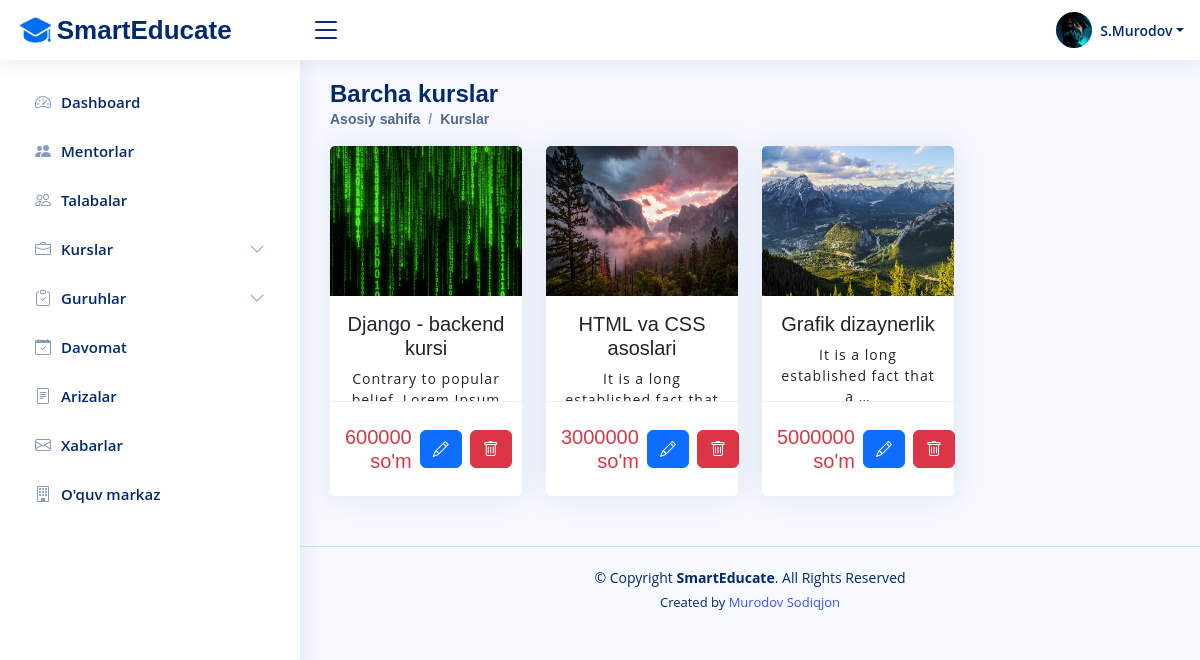
Screenshot of /courses/all (signed in) with the database file from the repository.
### management/models.py (models this page shows, shortened)
class CompanyInfo(models.Model):
    name = models.CharField(max_length=70)
    address = models.CharField(max_length=100)
    phone = models.CharField(max_length=14)
    email = models.EmailField(max_length=255)
    start_day = models.CharField(max_length=4, choices=DAYS_CHOICES, blank=True, null=True)
    end_day = models.CharField(max_length=4, choices=DAYS_CHOICES, blank=True, null=True)
    start_time = models.TimeField()
    end_time = models.TimeField()

class Course(models.Model):
    name = models.CharField(max_length=50, unique=True)
    image = models.ImageField(upload_to='images', blank=True, null=True)
    description = models.TextField()
    price = models.IntegerField()
    created_at = models.DateTimeField(auto_now_add=True)
    updated_at = models.DateTimeField(auto_now=True)

### accounts/models.py (models this page shows, shortened)
class Profile(models.Model):
    user_id = models.OneToOneField(User, on_delete=models.CASCADE)
    first_name = models.CharField(max_length=100)
    last_name = models.CharField(max_length=100)
    role = models.ForeignKey(Group, on_delete=models.PROTECT, default=1)
    email = models.EmailField(max_length=255)
    image = models.ImageField(upload_to='images', blank=True, null=True)
    birthday = models.DateField()
    gender = models.CharField(max_length=5, choices=ATTENDANCE_GENDER_CHOICES)
    phone = models.CharField(max_length=14)
    about = models.TextField(blank=True, null=True)
    facebook_link = models.CharField(max_length=255, blank=True, null=True)
    telegram_link = models.CharField(max_length=255, blank=True, null=True)
    instagram_link = models.CharField(max_length=255, blank=True, null=True)
    twitter_link = models.CharField(max_length=255, blank=True, null=True)

### management/views.py (the view)
# urls.py: path('courses/all', CoursesPageView.as_view(), name='courses_page'),
class CoursesPageView(LoginRequiredMixin, GetData, ListView):
    paginate_by = 8
    model = Course
    template_name = 'management/courses.html'

### management/views.py (called while the page is built)
    def get_profile(self):
        return Profile.objects.get(user_id=self.request.user.id)

    def get_company_info(self):
        return CompanyInfo.objects.get(pk=1)

### templates/management/courses.html (shortened to what this page needs)
{% extends "base.html" %}
{% load static %}
{% block content %}
<div class="pagetitle">
    <h1>Barcha kurslar</h1>
    <nav>
        <ol class="breadcrumb">
            <li class="breadcrumb-item active">Asosiy sahifa</li>
            <li class="breadcrumb-item active">Kurslar</li>
        </ol>
    </nav>
</div>
<section class="section">
    <div class="row">
        {% for course in page_obj %}
        <div class="col-lg-3">
            <div class="card card2" style="position: relative; height: 350px;">
                {% if course.image %}
                <img src="{{ course.image.url }}" class="card-img-top" alt="course-image" height="150px">
                {% else %}
                <img src="{% static 'img/default-course.png' %}" class="card-img-top" alt="course-image" height="150px">
                {% endif %}
                <div class="px-3">
                    <h5 class="mt-3 mt-1 p-0 text-center bold">{{ course.name|capfirst }}</h5>
                    <p style="font-size: 14px; letter-spacing: 1px;" class="text-center">{{ course.description|truncatewords:8 }}</p>
                </div>
                <div style="position: absolute; width: 100%; bottom: 0;">
                    <div class="card-footer d-flex align-items-center justify-content-between">
                        <h5 class="text-end text-danger font-weight-bold mt-2">{{ course.price }} so'm</h5>
                        <div class="d-flex">
                            <a class="btn btn-primary mx-2" href="{% url 'course_edit' pk=course.id %}"><i class="bi bi-pencil"></i></a>
                            <a class="btn btn-danger" href="{% url 'course_delete' pk=course.id %}"><i class="bi bi-trash"></i></a>
                        </div>
                    </div>
                </div>
            </div>
        </div>
        {% endfor %}
    </div>
</section>
{% endblock  %}

### templates/base.html (shortened to what this page needs)
<!DOCTYPE html>
<html lang="uz">
{% load static %}
<head>
    <link href="{% static 'vendor/bootstrap/css/bootstrap.min.css' %}" rel="stylesheet">
    <link href="{% static 'vendor/bootstrap-icons/bootstrap-icons.css' %}" rel="stylesheet">
    <link href="{% static 'vendor/boxicons/css/boxicons.min.css' %}" rel="stylesheet">
    <link href="{% static 'vendor/quill/quill.snow.css' %}" rel="stylesheet">
    <link href="{% static 'vendor/quill/quill.bubble.css' %}" rel="stylesheet">
    <link href="{% static 'vendor/remixicon/remixicon.css' %}" rel="stylesheet">
    <link href="{% static 'vendor/simple-datatables/style.css' %}" rel="stylesheet">
    <link href="{% static 'css/style.css' %}" rel="stylesheet">
</head>
<body>
{% include 'includes/header.html' %}
{% if request.user.groups.all.0.name == "Student" %}
    {% include 'includes/sidebar_student.html' %}
{% elif request.user.groups.all.0.name == "Mentor" %}
    {% include 'includes/sidebar_teacher.html' %}
{% else %}
    {% include 'includes/sidebar_admin.html' %}
{% endif %}
<main id="main" class="main">
    {% block content %}
    {% endblock %}
</main>
{% include 'includes/footer.html' %}
</body>
</html>

### templates/includes/header.html (shortened to what this page needs)
{% load static %}
<header id="header" class="header fixed-top d-flex align-items-center">
    <div class="d-flex align-items-center justify-content-between">
        <a href="{% url 'home_page' %}" class="logo d-flex align-items-center">
            <img src="{% static 'img/logo/logo.png' %}" alt="logo">
            {% if view.get_profile %}
            <span class="d-none d-lg-block">{{ view.get_company_info.name }}</span>
            {% else %}
            <span class="d-none d-lg-block">{{ get_company_info.name }}</span>
            {% endif %}
        </a>
        <i class="bi bi-list toggle-sidebar-btn"></i>
    </div>
    <nav class="header-nav ms-auto">
        <ul class="d-flex align-items-center">
            <li class="nav-item dropdown pe-3">
                <a class="nav-link nav-profile d-flex align-items-center pe-0" href="#" data-bs-toggle="dropdown">
                    {% if view.get_profile.image %}
                        <img src="{{ view.get_profile.image.url }}" alt="Profile" class="rounded-circle" width="36px" height="36px">
                    {% elif get_profile.image %}
                        <img src="{{ get_profile.image.url }}" alt="Profile" class="rounded-circle" width="36px" height="36px">
                    {% else %}
                        <img src="{% static 'img/user.png' %}" alt="Profile" class="rounded-circle">
                    {% endif %}
                    {% if view.get_profile %}
                    <span class="d-none d-md-block dropdown-toggle ps-2">{{ view.get_profile.first_name|capfirst|make_list|first }}.{{ view.get_profile.last_name|capfirst }}</span>
                    {% else %}
                    <span class="d-none d-md-block dropdown-toggle ps-2">{{ get_username|capfirst }}</span>
                    {% endif %}
                </a>
            </li>
        </ul>
    </nav>
</header>

### templates/includes/sidebar_admin.html (shortened to what this page needs)
{% load static %}
<aside id="sidebar" class="sidebar">
    <ul class="sidebar-nav" id="sidebar-nav">
        <li class="nav-item">
            <a class="nav-link collapsed" href="{% url 'home_page' %}">
                <i class="bi bi-speedometer2"></i>
                <span>Dashboard</span>
            </a>
        </li>
        <li class="nav-item">
            <a class="nav-link collapsed" href="{% url 'teachers_page' %}">
                <i class="bi bi-people-fill"></i>
                <span>Mentorlar</span>
            </a>
        </li>
        <li class="nav-item">
            <a class="nav-link collapsed" href="{% url 'students_page' %}">
                <i class="bi bi-people"></i>
                <span>Talabalar</span>
            </a>
        </li>
        <li class="nav-item">
            <a class="nav-link collapsed" data-bs-target="#courses-nav" data-bs-toggle="collapse" href="#">
                <i class="bi bi-briefcase"></i><span>Kurslar</span><i
                    class="bi bi-chevron-down ms-auto"></i>
            </a>
        </li>
        <li class="nav-item">
            <a class="nav-link collapsed" data-bs-target="#groups-nav" data-bs-toggle="collapse" href="#">
                <i class="bi bi-clipboard-check"></i><span>Guruhlar</span><i
                    class="bi bi-chevron-down ms-auto"></i>
            </a>
        </li>
        <li class="nav-item">
            <a class="nav-link collapsed" href="{% url 'attendance_admin' %}">
                <i class="bi bi-calendar-check"></i>
                <span>Davomat</span>
            </a>
        </li>
        <li class="nav-item">
            <a class="nav-link collapsed" href="{% url 'permissions' %}">
                <i class="bi bi-file-text"></i>
                <span>Arizalar</span>
            </a>
        </li>
        <li class="nav-item">
            <a class="nav-link collapsed" href="{% url 'messages' %}">
                <i class="bi bi-envelope"></i>
                <span>Xabarlar</span>
            </a>
        </li>
        <li class="nav-item">
            <a class="nav-link collapsed" href="{% url 'contact-edit' pk=1 %}">
                <i class="bi bi-building"></i>
                <span>O'quv markaz</span>
            </a>
        </li>
    </ul>
</aside>

### templates/includes/footer.html (shortened to what this page needs)
{% load static %}
<footer id="footer" class="footer">
    <div class="copyright">
        &copy; Copyright <strong><span>{{ view.get_company_info.name }}</span></strong>. All Rights Reserved
    </div>
    <div class="credits">
        Created by <a href="https://www.instagram.com/sodiqjan_murodov/">Murodov Sodiqjon</a>
    </div>
</footer>

### static/css/style.css (style rules this page uses)
:root { scroll-behavior: smooth; }
body { font-family: "Open Sans", sans-serif; background: #f6f9ff; color: #444444; user-select: none; -webkit-user-select: none; -moz-user-select: none; -ms-user-select: none; }
a { color: #4154f1; text-decoration: none; }
h1, h2, h3, h4, h5, h6 { font-family: "Nunito", sans-serif; }
#main { margin-top: 60px; padding: 20px 30px; transition: all 0.3s; }
.pagetitle { margin-bottom: 10px; }
.pagetitle h1 { font-size: 24px; margin-bottom: 0; font-weight: 600; color: #012970; }
.card { margin-bottom: 30px; border: none; border-radius: 5px; box-shadow: 0px 0 30px rgba(1, 41, 112, 0.1); }
.card-header, .card-footer { border-color: #ebeef4; background-color: #fff; color: #798eb3; padding: 15px; }
.breadcrumb { font-size: 14px; font-family: "Nunito", sans-serif; color: #899bbd; font-weight: 600; }
.breadcrumb .breadcrumb-item::before { color: #899bbd; }
.breadcrumb .active { color: #51678f; font-weight: 600; }
.logo { line-height: 1; }
@media (min-width: 1200px) { .logo { width: 280px; } }
.logo img { max-height: 26px; margin-right: 6px; }
.logo span { font-size: 26px; font-weight: 700; color: #012970; font-family: "Nunito", sans-serif; }
.header { transition: all 0.5s; z-index: 997; height: 60px; box-shadow: 0px 2px 20px rgba(1, 41, 112, 0.1); background-color: #fff; padding-left: 20px; }
.header .toggle-sidebar-btn { font-size: 32px; padding-left: 10px; cursor: pointer; color: #012970; }
.header-nav ul { list-style: none; }
.header-nav>ul { margin: 0; padding: 0; }
.header-nav .nav-profile { color: #012970; }
.header-nav .nav-profile img { max-height: 36px; }
.header-nav .nav-profile span { font-size: 14px; font-weight: 600; }
.sidebar { position: fixed; top: 60px; left: 0; bottom: 0; width: 300px; z-index: 996; transition: all 0.3s; padding: 20px; overflow-y: auto; scrollbar-width: thin; scrollbar-color: #aab7cf transparent; box-shadow: 0px 0px 20px rgba(1, 41, 112, 0.1); background-color: #fff; }
@media (min-width: 1200px) { #main, #footer { margin-left: 300px; } }
.sidebar-nav { padding: 0; margin: 0; list-style: none; }
.sidebar-nav li { padding: 0; margin: 0; list-style: none; }
.sidebar-nav .nav-item { margin-bottom: 5px; }
.sidebar-nav .nav-link { display: flex; align-items: center; font-size: 15px; font-weight: 600; color: #4154f1; transition: 0.3; background: #f6f9ff; padding: 10px 15px; border-radius: 4px; }
.sidebar-nav .nav-link i { font-size: 16px; margin-right: 10px; color: #4154f1; }
.sidebar-nav .nav-link.collapsed { color: #012970; background: #fff; }
.sidebar-nav .nav-link.collapsed i { color: #899bbd; }
.sidebar-nav .nav-link .bi-chevron-down { margin-right: 0; transition: transform 0.2s ease-in-out; }
.footer { padding: 20px 0; font-size: 14px; transition: all 0.3s; border-top: 1px solid #cddfff; }
.footer .copyright { text-align: center; color: #012970; }
.footer .credits { padding-top: 5px; text-align: center; font-size: 13px; color: #012970; }

### rows the page displays
CompanyInfo: get_company_info.name "SmartEducate"
Course: image (picture), name "Django - backend kursi", description "Contrary to popular belief, Lorem Ipsum…", price "600000"
Course: image (picture), name "HTML va CSS asoslari", description "It is a long established fact that…", price "3000000"
Course: image (picture), name "Grafik dizaynerlik", description "It is a long established fact that a …", price "5000000"

### other values shown
{{ view.get_profile.first_name|capfirst|make_list|first }} "S"
{{ view.get_profile.last_name|capfirst }} "Murodov"
